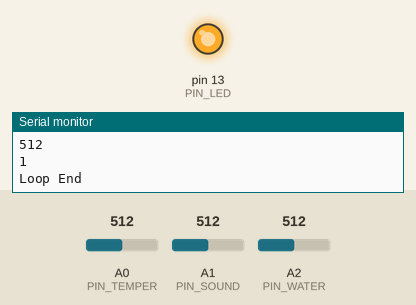
Recording of a sketch running on a simulated Arduino Uno, built with avr-gcc and run on an emulated ATmega328P. Parts: output pins drawn as LEDs (lit = HIGH), the last lines printed to the serial monitor. The test bench sets the inputs (shaded band); at power-on: A0 (PIN_TEMPER) = 512, A1 (PIN_SOUND) = 512, A2 (PIN_WATER) = 512.

Above: at 1.2 s.
1.3 s: A0 (PIN_TEMPER) set to 500
At 3.2 s:
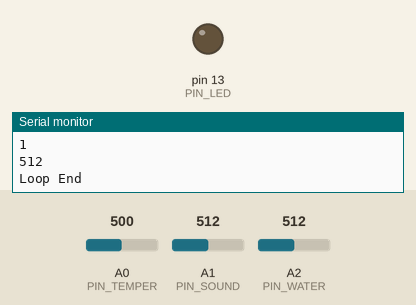
3.5 s: A0 (PIN_TEMPER) set to 560
At 5.0 s:
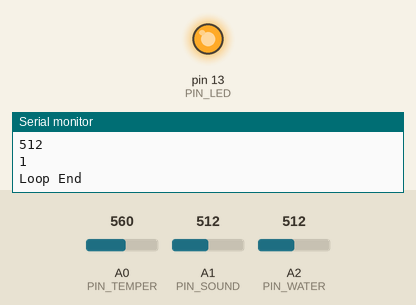
5.5 s: A0 (PIN_TEMPER) set to 511
At 6.7 s:
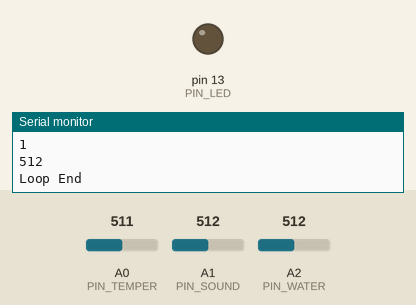
Timing chart, 0 to 8.5 s (numbered marks = the images above; inputs shaded):
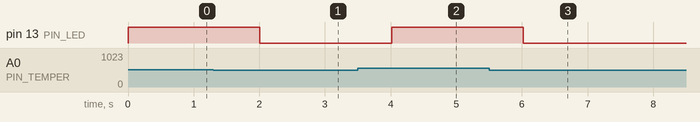

Measured:
- the behaviour switches between 512 and 511 on A0 (PIN_TEMPER) (found by bisection; images 0 and 1)
- after the input at 1.3 s, pin 13 (PIN_LED): HIGH → LOW after 0.71 s
- after the input at 3.5 s, pin 13 (PIN_LED): LOW → HIGH after 0.51 s
- after the input at 5.5 s, pin 13 (PIN_LED): HIGH → LOW after 0.52 s

The sketch:

arduino.ino
```cpp
#include <SoftwareSerial.h>

const int PIN_LED = 13;
const int PIN_BLE_RX = 3;
const int PIN_BLE_TX = 4;

const int PIN_TEMPER = 0;
const int PIN_SOUND  = 1;
const int PIN_WATER  = 2;

const int TYPE_TEMP    = 1;
const int TYPE_SOUND   = 2;
const int TYPE_WATER   = 3;

const int LEVEL_NONE   = 1;
const int LEVEL_INFO   = 2;
const int LEVEL_WARN   = 3;
const int LEVEL_DANGER = 4;


const int COMMAND_GET_ALL = 0x001;

#define LED(X) digitalWrite(PIN_LED, X)
#define LOG(X) Serial.println(X)
#define ON HIGH
#define OFF LOW

SoftwareSerial ble( PIN_BLE_RX, PIN_BLE_TX ); //RX, TX

void setup() {
  // initialize the LED pin as an output:
  Serial.begin(9600);
  while(!Serial){;}
  LOG("Serial Connected");

  pinMode(PIN_LED, OUTPUT);

  ble.begin(9600);

  LED(OFF);
  LOG("Init Done");
}

int getTemp()
{
  int reading =   analogRead(PIN_TEMPER);

  float sensorV = reading*5.0/1024.0;

  float sensorR = (( 5.0 * 10000.0 )/ sensorV ) - 10000.0;

  float kT = 1.0 / ((1.0 / (273.15 + 25.0)) + (1.0 / 4200.0) * log (sensorR / 10000.0));

  float cT = kT-273.15;

  if(cT >= 25)
    return LEVEL_DANGER;
  else if(cT >= 60)
    return LEVEL_WARN;
  else if(cT >= 40)
    return LEVEL_INFO;
  return LEVEL_NONE;
}

int getWater()
{
  int value = analogRead(PIN_WATER);
  if(value <= 460)
    return LEVEL_NONE;
  else if(value <= 550)
    return LEVEL_INFO;
  else
    return LEVEL_DANGER;
}

int getSound()
{
  Serial.println(analogRead(PIN_SOUND));
  return LEVEL_NONE;
}

void send_all()
{
  char buff[1024];
  sprintf(buff,"%d,%d,%d", getTemp(), getWater(), getSound() );
  ble.write(buff);
}

void send_command()
{
  char buff[1024];
  int index = 0 ;
  while(Serial.available())
  {
    char c = Serial.read();
    buff[index++] = c;
    buff[index] = 0;
  }
  ble.write(buff);
}

void send_noti(int type, int level)
{
  LED(ON);
  char buff[3];
  buff[2] = 0;
  buff[0] = type;
  buff[1] = level;
  ble.write(buff);
}
void loop() {
  LOG("Loop Begin");
  LED(OFF);
  Serial.println(getTemp());
  Serial.println(getWater());
  Serial.println(getSound());

  if(ble.available())
  {
    int command = ble.read();
    switch(command)
    {
      case COMMAND_GET_ALL:
        send_all();
        break;
    }
  }

  if(getTemp() >= LEVEL_INFO)
    send_noti(TYPE_TEMP, getTemp());
  else if(getSound() >= LEVEL_WARN)
    send_noti(TYPE_SOUND, getSound());
  else if(getWater() >= LEVEL_WARN)
    send_noti(TYPE_WATER, getWater());

  LOG("Loop End");
  delay(1000);
}
```
